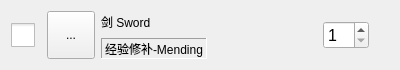
<?xml version="1.0" encoding="UTF-8"?>
<ui version="4.0">
 <class>ItemWidget_Item</class>
 <widget class="QWidget" name="ItemWidget_Item">
  <property name="geometry">
   <rect>
    <x>0</x>
    <y>0</y>
    <width>400</width>
    <height>66</height>
   </rect>
  </property>
  <property name="sizePolicy">
   <sizepolicy hsizetype="Expanding" vsizetype="Fixed">
    <horstretch>0</horstretch>
    <verstretch>0</verstretch>
   </sizepolicy>
  </property>
  <property name="windowTitle">
   <string>Form</string>
  </property>
  <layout class="QHBoxLayout" name="horizontalLayout">
   <item>
    <widget class="QCheckBox" name="cb">
     <property name="sizePolicy">
      <sizepolicy hsizetype="Fixed" vsizetype="Fixed">
       <horstretch>0</horstretch>
       <verstretch>0</verstretch>
      </sizepolicy>
     </property>
     <property name="minimumSize">
      <size>
       <width>24</width>
       <height>24</height>
      </size>
     </property>
     <property name="styleSheet">
      <string notr="true">QCheckBox::indicator {
width: 24px;
height: 24px;
}</string>
     </property>
     <property name="text">
      <string/>
     </property>
     <property name="iconSize">
      <size>
       <width>24</width>
       <height>24</height>
      </size>
     </property>
     <property name="checkable">
      <bool>true</bool>
     </property>
    </widget>
   </item>
   <item>
    <widget class="QToolButton" name="toolButton">
     <property name="minimumSize">
      <size>
       <width>48</width>
       <height>48</height>
      </size>
     </property>
     <property name="text">
      <string>...</string>
     </property>
     <property name="iconSize">
      <size>
       <width>48</width>
       <height>48</height>
      </size>
     </property>
    </widget>
   </item>
   <item>
    <widget class="QWidget" name="widget" native="true">
     <layout class="QVBoxLayout" name="verticalLayout">
      <property name="leftMargin">
       <number>0</number>
      </property>
      <property name="topMargin">
       <number>0</number>
      </property>
      <property name="rightMargin">
       <number>0</number>
      </property>
      <property name="bottomMargin">
       <number>0</number>
      </property>
      <item>
       <widget class="QLabel" name="weapon_name">
        <property name="sizePolicy">
         <sizepolicy hsizetype="Preferred" vsizetype="Preferred">
          <horstretch>0</horstretch>
          <verstretch>0</verstretch>
         </sizepolicy>
        </property>
        <property name="text">
         <string>剑 Sword</string>
        </property>
       </widget>
      </item>
      <item>
       <widget class="QLabel" name="ench_name">
        <property name="sizePolicy">
         <sizepolicy hsizetype="Preferred" vsizetype="Preferred">
          <horstretch>4</horstretch>
          <verstretch>0</verstretch>
         </sizepolicy>
        </property>
        <property name="frameShape">
         <enum>QFrame::Panel</enum>
        </property>
        <property name="frameShadow">
         <enum>QFrame::Sunken</enum>
        </property>
        <property name="text">
         <string>经验修补-Mending</string>
        </property>
       </widget>
      </item>
     </layout>
    </widget>
   </item>
   <item>
    <spacer name="horizontalSpacer">
     <property name="orientation">
      <enum>Qt::Horizontal</enum>
     </property>
     <property name="sizeHint" stdset="0">
      <size>
       <width>81</width>
       <height>20</height>
      </size>
     </property>
    </spacer>
   </item>
   <item>
    <widget class="QSpinBox" name="sb">
     <property name="minimumSize">
      <size>
       <width>32</width>
       <height>24</height>
      </size>
     </property>
     <property name="font">
      <font>
       <pointsize>12</pointsize>
       <bold>false</bold>
      </font>
     </property>
     <property name="minimum">
      <number>1</number>
     </property>
    </widget>
   </item>
   <item>
    <spacer name="horizontalSpacer_2">
     <property name="orientation">
      <enum>Qt::Horizontal</enum>
     </property>
     <property name="sizeType">
      <enum>QSizePolicy::Fixed</enum>
     </property>
     <property name="sizeHint" stdset="0">
      <size>
       <width>20</width>
       <height>20</height>
      </size>
     </property>
    </spacer>
   </item>
  </layout>
 </widget>
 <resources/>
 <connections/>
</ui>
